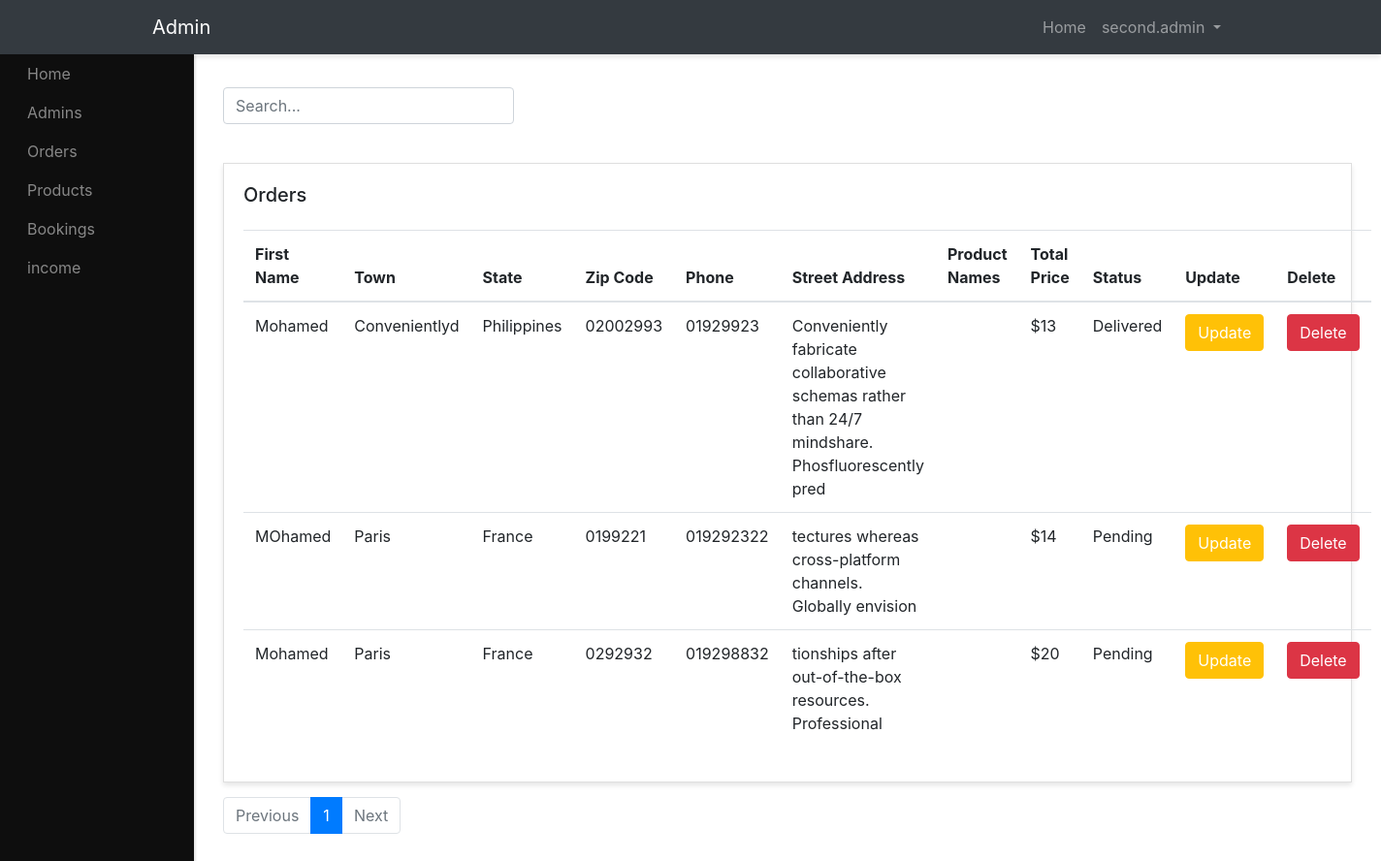
/admin-panel/orders-admins/show-orders.php (signed in), run on the app's committed database.
### tables this page shows
CREATE TABLE `orders` (
  `id` int(10) NOT NULL,
  `first_name` varchar(200) NOT NULL,
  `last_name` varchar(200) NOT NULL,
  `state` varchar(200) NOT NULL,
  `street_address` varchar(200) NOT NULL,
  `town` varchar(200) NOT NULL,
  `zip_code` varchar(20) NOT NULL,
  `phone` varchar(20) NOT NULL,
  `user_id` int(10) NOT NULL,
  `status` varchar(200) NOT NULL,
  `total_price` int(10) NOT NULL,
  `created_at` timestamp NOT NULL DEFAULT current_timestamp()
);

### admin-panel/orders-admins/show-orders.php (the view, shortened to what this page needs)
<?php require "../layouts/header.php"; ?>
<?php require "../../config/config.php"; ?>
<?php
  $page = isset($_GET['page']) ? (int)$_GET['page'] : 1;
  $perPage = 10;
  $offset = ($page - 1) * $perPage;
  $searchTerm = isset($_GET['search']) ? $_GET['search'] : '';
  $query = "SELECT * FROM orders WHERE
            first_name LIKE :search OR
            town LIKE :search OR
            state LIKE :search OR
            zip_code LIKE :search OR
            phone LIKE :search OR
            street_address LIKE :search OR
            status LIKE :search
            LIMIT :limit OFFSET :offset";
  $stmt = $conn->prepare($query);
  $stmt->bindValue(':search', "%$searchTerm%");
  $stmt->bindValue(':limit', $perPage, PDO::PARAM_INT);
  $stmt->bindValue(':offset', $offset, PDO::PARAM_INT);
  $stmt->execute();
  $orders = $stmt->fetchAll(PDO::FETCH_OBJ);
  $countQuery = "SELECT COUNT(*) FROM orders WHERE
                 first_name LIKE :search OR
                 town LIKE :search OR
                 state LIKE :search OR
                 zip_code LIKE :search OR
                 phone LIKE :search OR
                 street_address LIKE :search OR
                 status LIKE :search";
  $countStmt = $conn->prepare($countQuery);
  $countStmt->bindValue(':search', "%$searchTerm%");
  $countStmt->execute();
  $totalOrders = $countStmt->fetchColumn();
  $totalPages = ceil($totalOrders / $perPage);
?>
<div class="row mb-4">
    <div class="col-md-6">
        <form action="" method="GET">
            <div class="form-group">
                <input style="width: 300px;" type="text" name="search" class="form-control" placeholder="Search..."
                    value="<?php echo $searchTerm; ?>">
            </div>
        </form>
    </div>
</div>
<div class="row">
    <div class="col">
        <div class="card">
            <div class="card-body">
                <h5 class="card-title mb-4">Orders</h5>
                <table class="table">
                    <thead>
                        <tr>
                            <th scope="col">First Name</th>
                            <th scope="col">Town</th>
                            <th scope="col">State</th>
                            <th scope="col">Zip Code</th>
                            <th scope="col">Phone</th>
                            <th scope="col">Street Address</th>
                            <th scope="col">Product Names</th>
                            <th scope="col">Total Price</th>
                            <th scope="col">Status</th>
                            <th scope="col">Update</th>
                            <th scope="col">Delete</th>
                        </tr>
                    </thead>
                    <tbody>
                        <?php foreach($orders as $order) : ?>
                        <tr>
                            <td><?php echo $order->first_name; ?></td>
                            <td><?php echo $order->town; ?></td>
                            <td><?php echo $order->state; ?></td>
                            <td><?php echo $order->zip_code; ?></td>
                            <td><?php echo $order->phone; ?></td>
                            <td><?php echo $order->street_address; ?></td>
                            <td><?php echo $order->product_names; ?></td>
                            <td>$<?php echo $order->total_price; ?></td>
                            <td><?php echo $order->status; ?></td>
                            <td><a href="change-status.php?id=<?php echo $order->id; ?>"
                                    class="btn btn-warning text-white">Update</a></td>
                            <td><a href="delete-orders.php?id=<?php echo $order->id; ?>"
                                    class="btn btn-danger">Delete</a></td>
                        </tr>
                        <?php endforeach; ?>
                    </tbody>
                </table>
            </div>
        </div>
    </div>
</div>
<div class="row">
    <div class="col text-center">
        <nav aria-label="Page navigation">
            <ul class="pagination">
                <li class="page-item <?php echo ($page <= 1) ? 'disabled' : ''; ?>">
                    <a class="page-link"
                        href="?page=<?php echo $page - 1; ?>&search=<?php echo $searchTerm; ?>">Previous</a>
                </li>
                <?php for ($i = 1; $i <= $totalPages; $i++) : ?>
                <li class="page-item <?php echo ($i == $page) ? 'active' : ''; ?>"><a class="page-link"
                        href="?page=<?php echo $i; ?>&search=<?php echo $searchTerm; ?>"><?php echo $i; ?></a></li>
                <?php endfor; ?>
                <li class="page-item <?php echo ($page >= $totalPages) ? 'disabled' : ''; ?>">
                    <a class="page-link"
                        href="?page=<?php echo $page + 1; ?>&search=<?php echo $searchTerm; ?>">Next</a>
                </li>
            </ul>
        </nav>
    </div>
</div>
<?php require "../layouts/footer.php"; ?>

### admin-panel/styles/style.css (style rules this page uses)
.card { margin-bottom: 15px; border-radius:0; box-shadow: 0 3px 5px rgba(0,0,0,.1); }

### data on the page
orders: first_name "Mohamed", town "Convenientlyd", state "Philippines", zip_code "02002993", phone "01929923", street_address "Conveniently fabricate collaborative schemas rather than 24/7 mindshare. Phosfluorescently pred", total_price "13", status "Delivered"
orders: first_name "MOhamed", town "Paris", state "France", zip_code "0199221", phone "019292322", street_address "tectures whereas cross-platform channels. Globally envision", total_price "14", status "Pending"
orders: first_name "Mohamed", town "Paris", state "France", zip_code "0292932", phone "019298832", street_address "tionships after out-of-the-box resources. Professional", total_price "20", status "Pending"

### other printed values
$_SESSION['admin_name'] "second.admin"
